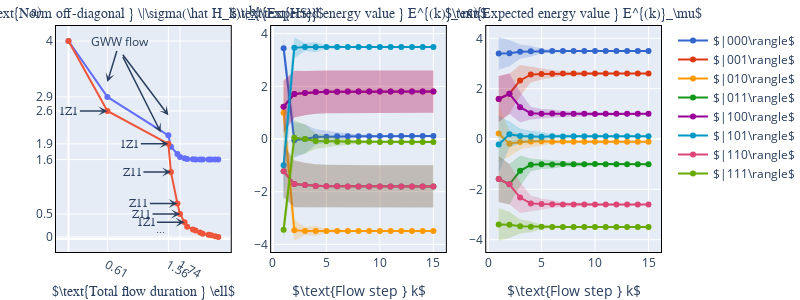

Here is the notebook cell this chart was saved with:
### Code cell
from plotly.subplots import make_subplots
import plotly.graph_objects as go

import plotly.express as px
color_discrete_sequence=px.colors.qualitative.G10

fig = make_subplots(rows=1, cols=3, subplot_titles=("Plot 1", "Plot 2", "plot 3"))

fig.layout.annotations[0].update(font=dict(
            family='Courier New, monospace',
            size=14
        ),x=0.16, y=1.01, text=r'$\text{Norm off-diagonal } \|\sigma(\hat H_k)\|_{\text{HS}}$')
fig.layout.annotations[1].update(font=dict(
            family='Courier New, monospace',
            size=14
        ),x=0.50, y=1.01,text=r'$\text{Expected energy value } E^{(k)}_\mu$')
fig.layout.annotations[2].update(font=dict(
            family='Courier New, monospace',
            size=14
        ),x=0.855, y=1.01,text=r'$\text{Expected energy value } E^{(k)}_\mu$')

x = [ sum(flow.flow_outputs['minimizing_flow_step'][:i]) for i in 
    range(1,1+len(flow.flow_outputs['minimizing_flow_step']))]

norms = flow.flow_outputs['minimal_norm_sigma_H_s']
norms2 = flow2.flow_outputs['minimal_norm_sigma_H_s']

fig.add_trace(go.Scatter(
    x=x,
    y=norms,
    mode = 'lines+markers',
        name = "GWW",
        showlegend=False
),  row=1, col=1)
 
fig.add_trace( go.Scatter(
        name = "Variational",
    x=x,
    y=norms2
,mode = 'lines+markers',
        showlegend=False
),  row=1, col=1)
x_selection = [1,2,5]
y_selection = [0,1,-1]
y_selection2 = [1,2,5,-1]
fig.update_layout(
    xaxis1=dict(
    title=dict(text=r'', standoff=8),
        titlefont=dict(
            family='Courier New, monospace',
            size=14
        ),
        tickmode = 'array',
        tickvals = [x[s] for s in x_selection],
        ticktext = [round(x[s],2) for s in x_selection]
    ),
    yaxis1=dict(
        title=dict(text=r'', standoff=8),
        titlefont=dict(
            family='Courier New, monospace',
            size=14
        ),
        tickmode = 'array',
        tickvals = [norms[s] for s in y_selection]+[norms2[s] for s in y_selection2],
        ticktext = [round(norms[s],1) for s in y_selection]+[round(norms2[s],1) for s in y_selection2]
    ))

#fig_norm.update_yaxes(range=[min(norms)-5,max(norms)+6])

y_selection = [0,1,2,3,7,13,-1]
y_labels_rounded = [ round(y, 1 ) for y in norms ]
y_vals = [norms[i] for i in y_selection]
y_labels = [ y_labels_rounded[i] for i in y_selection]
x_selection = [0,1,3,7,13,-2]
x_vals = [x[i] for i in x_selection]
x_labels = [ round(x[i],2)for i in x_selection]



x = [x+1 for x in range((flow.nmb_flow_steps))]

#Canonical flow

for i, k in enumerate(range(2**L)):
    e = flow.observable_over_steps( k, flow.flow_outputs['expected_energy'] )
    ef = np.sqrt(
        flow.observable_over_steps( k,
        flow.flow_outputs['expected_energy_fluctuation'] )
    )
    label = r'$\vert%d\rangle$' %k
    label = r'$|'+str(flow.binary_label_from_state_number(k)) +r'\rangle$'

    fig.add_trace(
        go.Scatter(x=x, y=e, line=dict(color=color_discrete_sequence[i])
                  , name = label),
        row=1, col=2
    )
    y = e
    y_upper = [ E+EF for E,EF in zip( e, ef)]
    y_lower = [ E-EF for E,EF in zip( e, ef)]

    fig.add_trace(
        go.Scatter(
        x=x+x[::-1], # x, then x reversed
        y=y_upper+y_lower[::-1], # upper, then lower reversed
        fill='toself',
        fillcolor=color_discrete_sequence[i],
        line=dict(color='rgba(0,0,0,0)'),
            opacity=0.2,
        hoverinfo="skip",
        showlegend=False),
        row=1, col=2
    )   


for i, k in enumerate(range(2**L)):
    e = flow2.observable_over_steps( k, flow2.flow_outputs['expected_energy'] )
    ef = np.sqrt(
        flow2.observable_over_steps( k,
            flow2.flow_outputs['expected_energy_fluctuation'] ))
    label = r'$\vert%d\rangle$' %k

    fig.add_trace(
        go.Scatter(x=x, y=e,line=dict(color=color_discrete_sequence[i]), name = label,showlegend=False),
        row=1, col=3
    )
    y = e
    y_upper = [ E+EF for E,EF in zip( e, ef)]
    y_lower = [ E-EF for E,EF in zip( e, ef)]

    fig.add_trace(
        go.Scatter(
        x=x+x[::-1], # x, then x reversed
        y=y_upper+y_lower[::-1], # upper, then lower reversed
        fill='toself',
        fillcolor=color_discrete_sequence[i],
        line=dict(color='rgba(0,0,0,0)'),
            opacity=0.2,
        hoverinfo="skip",
        showlegend=False),
        row=1, col=3
    )   
fig.add_annotation(x=-.045, y=1.1,
            text='a)',
            xref="paper",
    yref="paper",
            showarrow=False,font=dict(
            family='Courier New, monospace',
            size=14
        )
)  
fig.add_annotation(x=.315, y=1.1,
            text='b)',
            xref="paper",
    yref="paper",
            showarrow=False,font=dict(
            family='Courier New, monospace',
            size=14
        )
) 
fig.add_annotation(x=.70, y=1.1,
            text='c)',
            xref="paper",
    yref="paper",
            showarrow=False,font=dict(
            family='Courier New, monospace',
            size=14
        )
) 

# fig.add_annotation(x=.8, y=8,
#             text="GWW flow",
#             showarrow=True,
#             arrowhead=1)

x = [ sum(flow.flow_outputs['minimizing_flow_step'][:i]) for i in 
    range(1,1+len(flow.flow_outputs['minimizing_flow_step']))]
fig.add_annotation(dict(
                x= x[1],
                y= norms[1]+.3,
                xref="x", yref="y",
                text="GWW flow",
                showarrow=True,
                axref = "x", ayref='y',
                ax= .8,
                ay= 4,
                arrowhead = 3,
                arrowwidth=1.5,
                )
            )
fig.add_annotation(dict(
                x= x[2],
                y= norms[2]+.4,
                xref="x", yref="y",
                text=" ",
                showarrow=True,
                axref = "x", ayref='y',
                ax= .8,
                ay= 3.8,
                arrowhead = 3,
                arrowwidth=1.5,
        yshift=0.2
                )
            )
x2 = [ sum(flow.flow_outputs['minimizing_flow_step'][:i]) for i in 
    range(1,1+len(flow.flow_outputs['minimizing_flow_step']))]
fig.add_annotation(dict(
                x= x[5]-.3,
                y= norms[5]+.5,
                xref="x", yref="y",
                text=" ",
                showarrow=True,
                axref = "x", ayref='y',
                ax= .8,
                ay= 3.8,
                arrowhead = 3,
                arrowwidth=1.5,
                )
            )
for i, Z_name in enumerate(flow2.flow_outputs['strs_of_minimizer_Z']):
     if i<6:
            fig.add_annotation(dict(     x=x[i+1], y=norms2[i+1],
                    text=Z_name,
                             font=dict(
            family='Courier New, monospace',
            size=12
        ),
                    xref="x", yref="y",
                    showarrow=True,
                    axref = "x", ayref='y',
                    ax= x[i+1]-(.9 if Z_name=='Canonical' else .6),
                    ay= norms2[i+1],
                    arrowhead = 3,
                    arrowwidth=1.5,
                    )
                )
i=7
fig.add_annotation(dict(     x=x[i+1]-.5, y=norms2[i+1],
text='...',
     font=dict(
family='Courier New, monospace',
size=12
),
xref="x", yref="y",
showarrow=False
)
)
fig.update_xaxes(title_text=r'$\text{Total flow duration } \ell$', row =1, col = 1)
fig.update_xaxes(title_text=r'$\text{Flow step } k$', row =1, col = 2)
fig.update_xaxes(title_text=r'$\text{Flow step } k$', row =1, col = 3)




fig.update_xaxes(showline=True, linewidth=1, linecolor='black', mirror=True)
fig.update_yaxes(showline=True, linewidth=1, linecolor='black', mirror=True)
fig.update_layout(margin=dict(l=56, r=0, b=0, t=26))
fig.update_layout(
    autosize=False,
    width=800,
    height=300)

fig.show()
print(flow2.flow_outputs['strs_of_minimizer_Z'])

### Figure 1 — Plotly figure (JSON) as saved in the notebook; plotly's stock layout.template omitted (floating-point values rounded to 4 significant figures)
{"data": [{"mode": "lines+markers", "name": "GWW", "showlegend": false, "type": "scatter", "x": [0, 0.6061, 1.556, 1.596, 1.697, 1.737, 1.808, 1.848, 1.939, 1.98, 2.051, 2.091, 2.182, 2.222, 2.283, 2.333], "xaxis": "x", "y": [4, 2.871, 2.094, 1.865, 1.718, 1.656, 1.63, 1.617, 1.609, 1.606, 1.605, 1.604, 1.604, 1.604, 1.604, 1.604], "yaxis": "y"}, {"mode": "lines+markers", "name": "Variational", "showlegend": false, "type": "scatter", "x": [0, 0.6061, 1.556, 1.596, 1.697, 1.737, 1.808, 1.848, 1.939, 1.98, 2.051, 2.091, 2.182, 2.222, 2.283, 2.333], "xaxis": "x", "y": [4, 2.587, 1.922, 1.354, 0.7177, 0.507, 0.3383, 0.2459, 0.1929, 0.1696, 0.1321, 0.1038, 0.08776, 0.07602, 0.05377, 0.04097], "yaxis": "y"}, {"line": {"color": "#3366CC"}, "name": "$|000\\rangle$", "type": "scatter", "x": [1, 2, 3, 4, 5, 6, 7, 8, 9, 10, 11, 12, 13, 14, 15], "xaxis": "x2", "y": [3.447, -0.04535, 0.001813, 0.07786, 0.08928, 0.1014, 0.1046, 0.1084, 0.109, 0.1095, 0.1097, 0.1099, 0.1099, 0.1099, 0.1099], "yaxis": "y2"}, {"fill": "toself", "fillcolor": "#3366CC", "hoverinfo": "skip", "line": {"color": "rgba(0,0,0,0)"}, "opacity": 0.2, "showlegend": false, "type": "scatter", "x": [1, 2, 3, 4, 5, 6, 7, 8, 9, 10, 11, 12, 13, 14, 15, 15, 14, 13, 12, 11, 10, 9, 8, 7, 6, 5, 4, 3, 2, 1], "xaxis": "x2", "y": [3.86, 0.6335, 0.5562, 0.374, 0.3255, 0.2531, 0.2249, 0.1723, 0.1595, 0.1416, 0.135, 0.1232, 0.1205, 0.1171, 0.1153, 0.1046, 0.1026, 0.0993, 0.09647, 0.08436, 0.07751, 0.05842, 0.04449, -0.01571, -0.05031, -0.147, -0.2183, -0.5526, -0.7242, 3.034], "yaxis": "y2"}, {"line": {"color": "#DC3912"}, "name": "$|001\\rangle$", "type": "scatter", "x": [1, 2, 3, 4, 5, 6, 7, 8, 9, 10, 11, 12, 13, 14, 15], "xaxis": "x2", "y": [1.224, 1.708, 1.745, 1.783, 1.791, 1.797, 1.799, 1.801, 1.801, 1.802, 1.802, 1.802, 1.802, 1.802, 1.802], "yaxis": "y2"}, {"fill": "toself", "fillcolor": "#DC3912", "hoverinfo": "skip", "line": {"color": "rgba(0,0,0,0)"}, "opacity": 0.2, "showlegend": false, "type": "scatter", "x": [1, 2, 3, 4, 5, 6, 7, 8, 9, 10, 11, 12, 13, 14, 15, 15, 14, 13, 12, 11, 10, 9, 8, 7, 6, 5, 4, 3, 2, 1], "xaxis": "x2", "y": [2.211, 2.595, 2.584, 2.604, 2.601, 2.603, 2.603, 2.604, 2.604, 2.604, 2.604, 2.604, 2.604, 2.604, 2.604, 1.0, 1.0, 1.0, 0.9999, 0.9998, 0.9996, 0.9992, 0.9982, 0.9953, 0.9912, 0.9816, 0.9615, 0.9061, 0.8205, 0.2361], "yaxis": "y2"}, {"line": {"color": "#FF9900"}, "name": "$|010\\rangle$", "type": "scatter", "x": [1, 2, 3, 4, 5, 6, 7, 8, 9, 10, 11, 12, 13, 14, 15], "xaxis": "x2", "y": [1.0, -3.46, -3.489, -3.487, -3.493, -3.493, -3.494, -3.494, -3.494, -3.494, -3.494, -3.494, -3.494, -3.494, -3.494], "yaxis": "y2"}, {"fill": "toself", "fillcolor": "#FF9900", "hoverinfo": "skip", "line": {"color": "rgba(0,0,0,0)"}, "opacity": 0.2, "showlegend": false, "type": "scatter", "x": [1, 2, 3, 4, 5, 6, 7, 8, 9, 10, 11, 12, 13, 14, 15, 15, 14, 13, 12, 11, 10, 9, 8, 7, 6, 5, 4, 3, 2, 1], "xaxis": "x2", "y": [2.414, -3.063, -3.336, -3.29, -3.435, -3.42, -3.472, -3.451, -3.481, -3.477, -3.489, -3.484, -3.491, -3.491, -3.492, -3.496, -3.497, -3.497, -3.504, -3.499, -3.511, -3.507, -3.536, -3.516, -3.566, -3.552, -3.685, -3.641, -3.858, -0.4142], "yaxis": "y2"}, {"line": {"color": "#109618"}, "name": "$|011\\rangle$", "type": "scatter", "x": [1, 2, 3, 4, 5, 6, 7, 8, 9, 10, 11, 12, 13, 14, 15], "xaxis": "x2", "y": [-1.224, -1.708, -1.745, -1.783, -1.791, -1.797, -1.799, -1.801, -1.801, -1.802, -1.802, -1.802, -1.802, -1.802, -1.802], "yaxis": "y2"}, {"fill": "toself", "fillcolor": "#109618", "hoverinfo": "skip", "line": {"color": "rgba(0,0,0,0)"}, "opacity": 0.2, "showlegend": false, "type": "scatter", "x": [1, 2, 3, 4, 5, 6, 7, 8, 9, 10, 11, 12, 13, 14, 15, 15, 14, 13, 12, 11, 10, 9, 8, 7, 6, 5, 4, 3, 2, 1], "xaxis": "x2", "y": [-0.2361, -0.8205, -0.9061, -0.9615, -0.9816, -0.9912, -0.9953, -0.9982, -0.9992, -0.9996, -0.9998, -0.9999, -1.0, -1.0, -1.0, -2.604, -2.604, -2.604, -2.604, -2.604, -2.604, -2.604, -2.604, -2.603, -2.603, -2.601, -2.604, -2.584, -2.595, -2.211], "yaxis": "y2"}, {"line": {"color": "#990099"}, "name": "$|100\\rangle$", "type": "scatter", "x": [1, 2, 3, 4, 5, 6, 7, 8, 9, 10, 11, 12, 13, 14, 15], "xaxis": "x2", "y": [1.224, 1.708, 1.745, 1.783, 1.791, 1.797, 1.799, 1.801, 1.801, 1.802, 1.802, 1.802, 1.802, 1.802, 1.802], "yaxis": "y2"}, {"fill": "toself", "fillcolor": "#990099", "hoverinfo": "skip", "line": {"color": "rgba(0,0,0,0)"}, "opacity": 0.2, "showlegend": false, "type": "scatter", "x": [1, 2, 3, 4, 5, 6, 7, 8, 9, 10, 11, 12, 13, 14, 15, 15, 14, 13, 12, 11, 10, 9, 8, 7, 6, 5, 4, 3, 2, 1], "xaxis": "x2", "y": [2.211, 2.595, 2.584, 2.604, 2.601, 2.603, 2.603, 2.604, 2.604, 2.604, 2.604, 2.604, 2.604, 2.604, 2.604, 1.0, 1.0, 1.0, 0.9999, 0.9998, 0.9996, 0.9992, 0.9982, 0.9953, 0.9912, 0.9816, 0.9615, 0.9061, 0.8205, 0.2361], "yaxis": "y2"}, {"line": {"color": "#0099C6"}, "name": "$|101\\rangle$", "type": "scatter", "x": [1, 2, 3, 4, 5, 6, 7, 8, 9, 10, 11, 12, 13, 14, 15], "xaxis": "x2", "y": [-1.0, 3.46, 3.489, 3.487, 3.493, 3.493, 3.494, 3.494, 3.494, 3.494, 3.494, 3.494, 3.494, 3.494, 3.494], "yaxis": "y2"}, {"fill": "toself", "fillcolor": "#0099C6", "hoverinfo": "skip", "line": {"color": "rgba(0,0,0,0)"}, "opacity": 0.2, "showlegend": false, "type": "scatter", "x": [1, 2, 3, 4, 5, 6, 7, 8, 9, 10, 11, 12, 13, 14, 15, 15, 14, 13, 12, 11, 10, 9, 8, 7, 6, 5, 4, 3, 2, 1], "xaxis": "x2", "y": [0.4142, 3.858, 3.641, 3.685, 3.552, 3.566, 3.516, 3.536, 3.507, 3.511, 3.499, 3.504, 3.497, 3.497, 3.496, 3.492, 3.491, 3.491, 3.484, 3.489, 3.477, 3.481, 3.451, 3.472, 3.42, 3.435, 3.29, 3.336, 3.063, -2.414], "yaxis": "y2"}, {"line": {"color": "#DD4477"}, "name": "$|110\\rangle$", "type": "scatter", "x": [1, 2, 3, 4, 5, 6, 7, 8, 9, 10, 11, 12, 13, 14, 15], "xaxis": "x2", "y": [-1.224, -1.708, -1.745, -1.783, -1.791, -1.797, -1.799, -1.801, -1.801, -1.802, -1.802, -1.802, -1.802, -1.802, -1.802], "yaxis": "y2"}, {"fill": "toself", "fillcolor": "#DD4477", "hoverinfo": "skip", "line": {"color": "rgba(0,0,0,0)"}, "opacity": 0.2, "showlegend": false, "type": "scatter", "x": [1, 2, 3, 4, 5, 6, 7, 8, 9, 10, 11, 12, 13, 14, 15, 15, 14, 13, 12, 11, 10, 9, 8, 7, 6, 5, 4, 3, 2, 1], "xaxis": "x2", "y": [-0.2361, -0.8205, -0.9061, -0.9615, -0.9816, -0.9912, -0.9953, -0.9982, -0.9992, -0.9996, -0.9998, -0.9999, -1.0, -1.0, -1.0, -2.604, -2.604, -2.604, -2.604, -2.604, -2.604, -2.604, -2.604, -2.603, -2.603, -2.601, -2.604, -2.584, -2.595, -2.211], "yaxis": "y2"}, {"line": {"color": "#66AA00"}, "name": "$|111\\rangle$", "type": "scatter", "x": [1, 2, 3, 4, 5, 6, 7, 8, 9, 10, 11, 12, 13, 14, 15], "xaxis": "x2", "y": [-3.447, 0.04535, -0.001813, -0.07786, -0.08928, -0.1014, -0.1046, -0.1084, -0.109, -0.1095, -0.1097, -0.1099, -0.1099, -0.1099, -0.1099], "yaxis": "y2"}, {"fill": "toself", "fillcolor": "#66AA00", "hoverinfo": "skip", "line": {"color": "rgba(0,0,0,0)"}, "opacity": 0.2, "showlegend": false, "type": "scatter", "x": [1, 2, 3, 4, 5, 6, 7, 8, 9, 10, 11, 12, 13, 14, 15, 15, 14, 13, 12, 11, 10, 9, 8, 7, 6, 5, 4, 3, 2, 1], "xaxis": "x2", "y": [-3.034, 0.7242, 0.5526, 0.2183, 0.147, 0.05031, 0.01571, -0.04449, -0.05842, -0.07751, -0.08436, -0.09647, -0.0993, -0.1026, -0.1046, -0.1153, -0.1171, -0.1205, -0.1232, -0.135, -0.1416, -0.1595, -0.1723, -0.2249, -0.2531, -0.3255, -0.374, -0.5562, -0.6335, -3.86], "yaxis": "y2"}, {"line": {"color": "#3366CC"}, "name": "$\\vert0\\rangle$", "showlegend": false, "type": "scatter", "x": [1, 2, 3, 4, 5, 6, 7, 8, 9, 10, 11, 12, 13, 14, 15], "xaxis": "x3", "y": [3.398, 3.412, 3.471, 3.483, 3.492, 3.493, 3.494, 3.494, 3.494, 3.494, 3.494, 3.494, 3.494, 3.494, 3.494], "yaxis": "y3"}, {"fill": "toself", "fillcolor": "#3366CC", "hoverinfo": "skip", "line": {"color": "rgba(0,0,0,0)"}, "opacity": 0.2, "showlegend": false, "type": "scatter", "x": [1, 2, 3, 4, 5, 6, 7, 8, 9, 10, 11, 12, 13, 14, 15, 15, 14, 13, 12, 11, 10, 9, 8, 7, 6, 5, 4, 3, 2, 1], "xaxis": "x3", "y": [4.042, 3.937, 3.756, 3.701, 3.588, 3.549, 3.538, 3.518, 3.512, 3.511, 3.512, 3.502, 3.499, 3.507, 3.497, 3.491, 3.481, 3.488, 3.486, 3.476, 3.476, 3.475, 3.47, 3.45, 3.438, 3.395, 3.265, 3.186, 2.888, 2.755], "yaxis": "y3"}, {"line": {"color": "#DC3912"}, "name": "$\\vert1\\rangle$", "showlegend": false, "type": "scatter", "x": [1, 2, 3, 4, 5, 6, 7, 8, 9, 10, 11, 12, 13, 14, 15], "xaxis": "x3", "y": [1.59, 1.799, 2.328, 2.558, 2.581, 2.59, 2.6, 2.6, 2.6, 2.603, 2.603, 2.603, 2.604, 2.604, 2.604], "yaxis": "y3"}, {"fill": "toself", "fillcolor": "#DC3912", "hoverinfo": "skip", "line": {"color": "rgba(0,0,0,0)"}, "opacity": 0.2, "showlegend": false, "type": "scatter", "x": [1, 2, 3, 4, 5, 6, 7, 8, 9, 10, 11, 12, 13, 14, 15, 15, 14, 13, 12, 11, 10, 9, 8, 7, 6, 5, 4, 3, 2, 1], "xaxis": "x3", "y": [2.505, 2.606, 2.943, 2.868, 2.8, 2.743, 2.689, 2.677, 2.676, 2.643, 2.643, 2.64, 2.624, 2.627, 2.618, 2.59, 2.58, 2.583, 2.567, 2.563, 2.563, 2.525, 2.523, 2.511, 2.437, 2.362, 2.248, 1.713, 0.9921, 0.6756], "yaxis": "y3"}, {"line": {"color": "#FF9900"}, "name": "$\\vert2\\rangle$", "showlegend": false, "type": "scatter", "x": [1, 2, 3, 4, 5, 6, 7, 8, 9, 10, 11, 12, 13, 14, 15], "xaxis": "x3", "y": [0.2172, -0.1862, -0.123, -0.1025, -0.09273, -0.1065, -0.1034, -0.1069, -0.1085, -0.1074, -0.1089, -0.1094, -0.109, -0.1098, -0.1097], "yaxis": "y3"}, {"fill": "toself", "fillcolor": "#FF9900", "hoverinfo": "skip", "line": {"color": "rgba(0,0,0,0)"}, "opacity": 0.2, "showlegend": false, "type": "scatter", "x": [1, 2, 3, 4, 5, 6, 7, 8, 9, 10, 11, 12, 13, 14, 15, 15, 14, 13, 12, 11, 10, 9, 8, 7, 6, 5, 4, 3, 2, 1], "xaxis": "x3", "y": [1.34, 0.3335, 0.1722, 0.1243, 0.09918, -0.03097, -0.01359, -0.04829, -0.06953, -0.0545, -0.0755, -0.0849, -0.07716, -0.09746, -0.09464, -0.1248, -0.1221, -0.1408, -0.1339, -0.1423, -0.1603, -0.1476, -0.1655, -0.1933, -0.1821, -0.2846, -0.3293, -0.4181, -0.7059, -0.9051], "yaxis": "y3"}, {"line": {"color": "#109618"}, "name": "$\\vert3\\rangle$", "showlegend": false, "type": "scatter", "x": [1, 2, 3, 4, 5, 6, 7, 8, 9, 10, 11, 12, 13, 14, 15], "xaxis": "x3", "y": [-1.59, -1.799, -1.266, -1.027, -1.004, -1.01, -0.9972, -1.0, -1.002, -0.9983, -0.9998, -1.0, -0.9993, -1.0, -0.9999], "yaxis": "y3"}, {"fill": "toself", "fillcolor": "#109618", "hoverinfo": "skip", "line": {"color": "rgba(0,0,0,0)"}, "opacity": 0.2, "showlegend": false, "type": "scatter", "x": [1, 2, 3, 4, 5, 6, 7, 8, 9, 10, 11, 12, 13, 14, 15, 15, 14, 13, 12, 11, 10, 9, 8, 7, 6, 5, 4, 3, 2, 1], "xaxis": "x3", "y": [-0.6756, -0.9921, -0.6579, -0.7771, -0.8188, -0.8517, -0.8863, -0.9072, -0.9192, -0.9346, -0.9511, -0.9572, -0.9617, -0.9766, -0.9796, -1.02, -1.024, -1.037, -1.043, -1.048, -1.062, -1.085, -1.093, -1.108, -1.168, -1.189, -1.277, -1.874, -2.606, -2.505], "yaxis": "y3"}, {"line": {"color": "#990099"}, "name": "$\\vert4\\rangle$", "showlegend": false, "type": "scatter", "x": [1, 2, 3, 4, 5, 6, 7, 8, 9, 10, 11, 12, 13, 14, 15], "xaxis": "x3", "y": [1.59, 1.799, 1.266, 1.027, 1.004, 1.01, 0.9972, 1.0, 1.002, 0.9983, 0.9998, 1.0, 0.9993, 1.0, 0.9999], "yaxis": "y3"}, {"fill": "toself", "fillcolor": "#990099", "hoverinfo": "skip", "line": {"color": "rgba(0,0,0,0)"}, "opacity": 0.2, "showlegend": false, "type": "scatter", "x": [1, 2, 3, 4, 5, 6, 7, 8, 9, 10, 11, 12, 13, 14, 15, 15, 14, 13, 12, 11, 10, 9, 8, 7, 6, 5, 4, 3, 2, 1], "xaxis": "x3", "y": [2.505, 2.606, 1.874, 1.277, 1.189, 1.168, 1.108, 1.093, 1.085, 1.062, 1.048, 1.043, 1.037, 1.024, 1.02, 0.9796, 0.9766, 0.9617, 0.9572, 0.9511, 0.9346, 0.9192, 0.9072, 0.8863, 0.8517, 0.8188, 0.7771, 0.6579, 0.9921, 0.6756], "yaxis": "y3"}, {"line": {"color": "#0099C6"}, "name": "$\\vert5\\rangle$", "showlegend": false, "type": "scatter", "x": [1, 2, 3, 4, 5, 6, 7, 8, 9, 10, 11, 12, 13, 14, 15], "xaxis": "x3", "y": [-0.2172, 0.1862, 0.123, 0.1025, 0.09273, 0.1065, 0.1034, 0.1069, 0.1085, 0.1074, 0.1089, 0.1094, 0.109, 0.1098, 0.1097], "yaxis": "y3"}, {"fill": "toself", "fillcolor": "#0099C6", "hoverinfo": "skip", "line": {"color": "rgba(0,0,0,0)"}, "opacity": 0.2, "showlegend": false, "type": "scatter", "x": [1, 2, 3, 4, 5, 6, 7, 8, 9, 10, 11, 12, 13, 14, 15, 15, 14, 13, 12, 11, 10, 9, 8, 7, 6, 5, 4, 3, 2, 1], "xaxis": "x3", "y": [0.9051, 0.7059, 0.4181, 0.3293, 0.2846, 0.1821, 0.1933, 0.1655, 0.1476, 0.1603, 0.1423, 0.1339, 0.1408, 0.1221, 0.1248, 0.09464, 0.09746, 0.07716, 0.0849, 0.0755, 0.0545, 0.06953, 0.04829, 0.01359, 0.03097, -0.09918, -0.1243, -0.1722, -0.3335, -1.34], "yaxis": "y3"}, {"line": {"color": "#DD4477"}, "name": "$\\vert6\\rangle$", "showlegend": false, "type": "scatter", "x": [1, 2, 3, 4, 5, 6, 7, 8, 9, 10, 11, 12, 13, 14, 15], "xaxis": "x3", "y": [-1.59, -1.799, -2.328, -2.558, -2.581, -2.59, -2.6, -2.6, -2.6, -2.603, -2.603, -2.603, -2.604, -2.604, -2.604], "yaxis": "y3"}, {"fill": "toself", "fillcolor": "#DD4477", "hoverinfo": "skip", "line": {"color": "rgba(0,0,0,0)"}, "opacity": 0.2, "showlegend": false, "type": "scatter", "x": [1, 2, 3, 4, 5, 6, 7, 8, 9, 10, 11, 12, 13, 14, 15, 15, 14, 13, 12, 11, 10, 9, 8, 7, 6, 5, 4, 3, 2, 1], "xaxis": "x3", "y": [-0.6756, -0.9921, -1.713, -2.248, -2.362, -2.437, -2.511, -2.523, -2.525, -2.563, -2.563, -2.567, -2.583, -2.58, -2.59, -2.618, -2.627, -2.624, -2.64, -2.643, -2.643, -2.676, -2.677, -2.689, -2.743, -2.8, -2.868, -2.943, -2.606, -2.505], "yaxis": "y3"}, {"line": {"color": "#66AA00"}, "name": "$\\vert7\\rangle$", "showlegend": false, "type": "scatter", "x": [1, 2, 3, 4, 5, 6, 7, 8, 9, 10, 11, 12, 13, 14, 15], "xaxis": "x3", "y": [-3.398, -3.412, -3.471, -3.483, -3.492, -3.493, -3.494, -3.494, -3.494, -3.494, -3.494, -3.494, -3.494, -3.494, -3.494], "yaxis": "y3"}, {"fill": "toself", "fillcolor": "#66AA00", "hoverinfo": "skip", "line": {"color": "rgba(0,0,0,0)"}, "opacity": 0.2, "showlegend": false, "type": "scatter", "x": [1, 2, 3, 4, 5, 6, 7, 8, 9, 10, 11, 12, 13, 14, 15, 15, 14, 13, 12, 11, 10, 9, 8, 7, 6, 5, 4, 3, 2, 1], "xaxis": "x3", "y": [-2.755, -2.888, -3.186, -3.265, -3.395, -3.438, -3.45, -3.47, -3.475, -3.476, -3.476, -3.486, -3.488, -3.481, -3.491, -3.497, -3.507, -3.499, -3.502, -3.512, -3.511, -3.512, -3.518, -3.538, -3.549, -3.588, -3.701, -3.756, -3.937, -4.042], "yaxis": "y3"}], "layout": {"annotations": [{"font": {"family": "Courier New, monospace", "size": 14}, "showarrow": false, "text": "$\\text{Norm off-diagonal } \\|\\sigma(\\hat H_k)\\|_{\\text{HS}}$", "x": 0.16, "xanchor": "center", "xref": "paper", "y": 1.01, "yanchor": "bottom", "yref": "paper"}, {"font": {"family": "Courier New, monospace", "size": 14}, "showarrow": false, "text": "$\\text{Expected energy value } E^{(k)}_\\mu$", "x": 0.5, "xanchor": "center", "xref": "paper", "y": 1.01, "yanchor": "bottom", "yref": "paper"}, {"font": {"family": "Courier New, monospace", "size": 14}, "showarrow": false, "text": "$\\text{Expected energy value } E^{(k)}_\\mu$", "x": 0.855, "xanchor": "center", "xref": "paper", "y": 1.01, "yanchor": "bottom", "yref": "paper"}, {"font": {"family": "Courier New, monospace", "size": 14}, "showarrow": false, "text": "a)", "x": -0.045, "xref": "paper", "y": 1.1, "yref": "paper"}, {"font": {"family": "Courier New, monospace", "size": 14}, "showarrow": false, "text": "b)", "x": 0.315, "xref": "paper", "y": 1.1, "yref": "paper"}, {"font": {"family": "Courier New, monospace", "size": 14}, "showarrow": false, "text": "c)", "x": 0.7, "xref": "paper", "y": 1.1, "yref": "paper"}, {"arrowhead": 3, "arrowwidth": 1.5, "ax": 0.8, "axref": "x", "ay": 4, "ayref": "y", "showarrow": true, "text": "GWW flow", "x": 0.6061, "xref": "x", "y": 3.171, "yref": "y"}, {"arrowhead": 3, "arrowwidth": 1.5, "ax": 0.8, "axref": "x", "ay": 3.8, "ayref": "y", "showarrow": true, "text": " ", "x": 1.556, "xref": "x", "y": 2.494, "yref": "y", "yshift": 0.2}, {"arrowhead": 3, "arrowwidth": 1.5, "ax": 0.8, "axref": "x", "ay": 3.8, "ayref": "y", "showarrow": true, "text": " ", "x": 1.437, "xref": "x", "y": 2.156, "yref": "y"}, {"arrowhead": 3, "arrowwidth": 1.5, "ax": 0.006061, "axref": "x", "ay": 2.587, "ayref": "y", "font": {"family": "Courier New, monospace", "size": 12}, "showarrow": true, "text": "1Z1", "x": 0.6061, "xref": "x", "y": 2.587, "yref": "y"}, {"arrowhead": 3, "arrowwidth": 1.5, "ax": 0.9556, "axref": "x", "ay": 1.922, "ayref": "y", "font": {"family": "Courier New, monospace", "size": 12}, "showarrow": true, "text": "1Z1", "x": 1.556, "xref": "x", "y": 1.922, "yref": "y"}, {"arrowhead": 3, "arrowwidth": 1.5, "ax": 0.996, "axref": "x", "ay": 1.354, "ayref": "y", "font": {"family": "Courier New, monospace", "size": 12}, "showarrow": true, "text": "Z11", "x": 1.596, "xref": "x", "y": 1.354, "yref": "y"}, {"arrowhead": 3, "arrowwidth": 1.5, "ax": 1.097, "axref": "x", "ay": 0.7177, "ayref": "y", "font": {"family": "Courier New, monospace", "size": 12}, "showarrow": true, "text": "Z11", "x": 1.697, "xref": "x", "y": 0.7177, "yref": "y"}, {"arrowhead": 3, "arrowwidth": 1.5, "ax": 1.137, "axref": "x", "ay": 0.507, "ayref": "y", "font": {"family": "Courier New, monospace", "size": 12}, "showarrow": true, "text": "Z11", "x": 1.737, "xref": "x", "y": 0.507, "yref": "y"}, {"arrowhead": 3, "arrowwidth": 1.5, "ax": 1.208, "axref": "x", "ay": 0.3383, "ayref": "y", "font": {"family": "Courier New, monospace", "size": 12}, "showarrow": true, "text": "1Z1", "x": 1.808, "xref": "x", "y": 0.3383, "yref": "y"}, {"font": {"family": "Courier New, monospace", "size": 12}, "showarrow": false, "text": "...", "x": 1.439, "xref": "x", "y": 0.1929, "yref": "y"}], "autosize": false, "height": 300, "margin": {"b": 0, "l": 56, "r": 0, "t": 26}, "width": 800, "xaxis": {"anchor": "y", "domain": [0, 0.2889], "linecolor": "black", "linewidth": 1, "mirror": true, "showline": true, "tickmode": "array", "ticktext": [0.61, 1.56, 1.74], "tickvals": [0.6061, 1.556, 1.737], "title": {"font": {"family": "Courier New, monospace", "size": 14}, "standoff": 8, "text": "$\\text{Total flow duration } \\ell$"}}, "xaxis2": {"anchor": "y2", "domain": [0.3556, 0.6444], "linecolor": "black", "linewidth": 1, "mirror": true, "showline": true, "title": {"text": "$\\text{Flow step } k$"}}, "xaxis3": {"anchor": "y3", "domain": [0.7111, 1], "linecolor": "black", "linewidth": 1, "mirror": true, "showline": true, "title": {"text": "$\\text{Flow step } k$"}}, "yaxis": {"anchor": "x", "domain": [0, 1], "linecolor": "black", "linewidth": 1, "mirror": true, "showline": true, "tickmode": "array", "ticktext": [4, 2.9, 1.6, 2.6, 1.9, 0.5, 0], "tickvals": [4, 2.871, 1.604, 2.587, 1.922, 0.507, 0.04097], "title": {"font": {"family": "Courier New, monospace", "size": 14}, "standoff": 8, "text": ""}}, "yaxis2": {"anchor": "x2", "domain": [0, 1], "linecolor": "black", "linewidth": 1, "mirror": true, "showline": true}, "yaxis3": {"anchor": "x3", "domain": [0, 1], "linecolor": "black", "linewidth": 1, "mirror": true, "showline": true}}}
